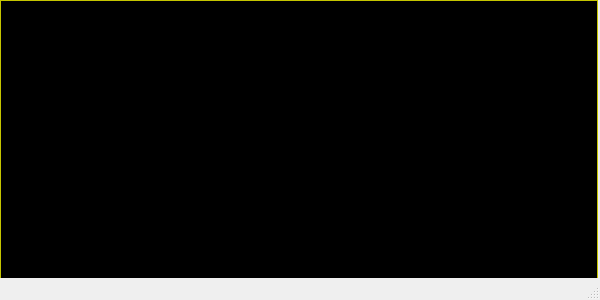
<?xml version="1.0" encoding="UTF-8"?>
<ui version="4.0">
 <class>YerothSortirListStocksWindow</class>
 <widget class="QMainWindow" name="YerothSortirListStocksWindow">
  <property name="geometry">
   <rect>
    <x>0</x>
    <y>0</y>
    <width>600</width>
    <height>300</height>
   </rect>
  </property>
  <property name="windowTitle">
   <string>Yeroth-erp-3.0 - fiche des stocks - sortir</string>
  </property>
  <widget class="QWidget" name="centralwidget">
   <widget class="YerothERPStocksTableView" name="tableView_list_stocks">
    <property name="geometry">
     <rect>
      <x>0</x>
      <y>0</y>
      <width>598</width>
      <height>299</height>
     </rect>
    </property>
    <property name="palette">
     <palette>
      <active>
       <colorrole role="WindowText">
        <brush brushstyle="SolidPattern">
         <color alpha="255">
          <red>0</red>
          <green>0</green>
          <blue>0</blue>
         </color>
        </brush>
       </colorrole>
       <colorrole role="Button">
        <brush brushstyle="SolidPattern">
         <color alpha="255">
          <red>255</red>
          <green>255</green>
          <blue>0</blue>
         </color>
        </brush>
       </colorrole>
       <colorrole role="Light">
        <brush brushstyle="SolidPattern">
         <color alpha="255">
          <red>255</red>
          <green>255</green>
          <blue>127</blue>
         </color>
        </brush>
       </colorrole>
       <colorrole role="Midlight">
        <brush brushstyle="SolidPattern">
         <color alpha="255">
          <red>255</red>
          <green>255</green>
          <blue>63</blue>
         </color>
        </brush>
       </colorrole>
       <colorrole role="Dark">
        <brush brushstyle="SolidPattern">
         <color alpha="255">
          <red>127</red>
          <green>127</green>
          <blue>0</blue>
         </color>
        </brush>
       </colorrole>
       <colorrole role="Mid">
        <brush brushstyle="SolidPattern">
         <color alpha="255">
          <red>170</red>
          <green>170</green>
          <blue>0</blue>
         </color>
        </brush>
       </colorrole>
       <colorrole role="Text">
        <brush brushstyle="SolidPattern">
         <color alpha="255">
          <red>0</red>
          <green>0</green>
          <blue>0</blue>
         </color>
        </brush>
       </colorrole>
       <colorrole role="BrightText">
        <brush brushstyle="SolidPattern">
         <color alpha="255">
          <red>255</red>
          <green>255</green>
          <blue>255</blue>
         </color>
        </brush>
       </colorrole>
       <colorrole role="ButtonText">
        <brush brushstyle="SolidPattern">
         <color alpha="255">
          <red>0</red>
          <green>0</green>
          <blue>0</blue>
         </color>
        </brush>
       </colorrole>
       <colorrole role="Base">
        <brush brushstyle="SolidPattern">
         <color alpha="255">
          <red>0</red>
          <green>0</green>
          <blue>0</blue>
         </color>
        </brush>
       </colorrole>
       <colorrole role="Window">
        <brush brushstyle="SolidPattern">
         <color alpha="255">
          <red>255</red>
          <green>255</green>
          <blue>0</blue>
         </color>
        </brush>
       </colorrole>
       <colorrole role="Shadow">
        <brush brushstyle="SolidPattern">
         <color alpha="255">
          <red>0</red>
          <green>0</green>
          <blue>0</blue>
         </color>
        </brush>
       </colorrole>
       <colorrole role="HighlightedText">
        <brush brushstyle="SolidPattern">
         <color alpha="255">
          <red>2</red>
          <green>160</green>
          <blue>70</blue>
         </color>
        </brush>
       </colorrole>
       <colorrole role="AlternateBase">
        <brush brushstyle="SolidPattern">
         <color alpha="255">
          <red>255</red>
          <green>255</green>
          <blue>127</blue>
         </color>
        </brush>
       </colorrole>
       <colorrole role="ToolTipBase">
        <brush brushstyle="SolidPattern">
         <color alpha="255">
          <red>255</red>
          <green>255</green>
          <blue>220</blue>
         </color>
        </brush>
       </colorrole>
       <colorrole role="ToolTipText">
        <brush brushstyle="SolidPattern">
         <color alpha="255">
          <red>0</red>
          <green>0</green>
          <blue>0</blue>
         </color>
        </brush>
       </colorrole>
      </active>
      <inactive>
       <colorrole role="WindowText">
        <brush brushstyle="SolidPattern">
         <color alpha="255">
          <red>0</red>
          <green>0</green>
          <blue>0</blue>
         </color>
        </brush>
       </colorrole>
       <colorrole role="Button">
        <brush brushstyle="SolidPattern">
         <color alpha="255">
          <red>255</red>
          <green>255</green>
          <blue>0</blue>
         </color>
        </brush>
       </colorrole>
       <colorrole role="Light">
        <brush brushstyle="SolidPattern">
         <color alpha="255">
          <red>255</red>
          <green>255</green>
          <blue>127</blue>
         </color>
        </brush>
       </colorrole>
       <colorrole role="Midlight">
        <brush brushstyle="SolidPattern">
         <color alpha="255">
          <red>255</red>
          <green>255</green>
          <blue>63</blue>
         </color>
        </brush>
       </colorrole>
       <colorrole role="Dark">
        <brush brushstyle="SolidPattern">
         <color alpha="255">
          <red>127</red>
          <green>127</green>
          <blue>0</blue>
         </color>
        </brush>
       </colorrole>
       <colorrole role="Mid">
        <brush brushstyle="SolidPattern">
         <color alpha="255">
          <red>170</red>
          <green>170</green>
          <blue>0</blue>
         </color>
        </brush>
       </colorrole>
       <colorrole role="Text">
        <brush brushstyle="SolidPattern">
         <color alpha="255">
          <red>0</red>
          <green>0</green>
          <blue>0</blue>
         </color>
        </brush>
       </colorrole>
       <colorrole role="BrightText">
        <brush brushstyle="SolidPattern">
         <color alpha="255">
          <red>255</red>
          <green>255</green>
          <blue>255</blue>
         </color>
        </brush>
       </colorrole>
       <colorrole role="ButtonText">
        <brush brushstyle="SolidPattern">
         <color alpha="255">
          <red>0</red>
          <green>0</green>
          <blue>0</blue>
         </color>
        </brush>
       </colorrole>
       <colorrole role="Base">
        <brush brushstyle="SolidPattern">
         <color alpha="255">
          <red>0</red>
          <green>0</green>
          <blue>0</blue>
         </color>
        </brush>
       </colorrole>
       <colorrole role="Window">
        <brush brushstyle="SolidPattern">
         <color alpha="255">
          <red>255</red>
          <green>255</green>
          <blue>0</blue>
         </color>
        </brush>
       </colorrole>
       <colorrole role="Shadow">
        <brush brushstyle="SolidPattern">
         <color alpha="255">
          <red>0</red>
          <green>0</green>
          <blue>0</blue>
         </color>
        </brush>
       </colorrole>
       <colorrole role="HighlightedText">
        <brush brushstyle="SolidPattern">
         <color alpha="255">
          <red>2</red>
          <green>160</green>
          <blue>70</blue>
         </color>
        </brush>
       </colorrole>
       <colorrole role="AlternateBase">
        <brush brushstyle="SolidPattern">
         <color alpha="255">
          <red>255</red>
          <green>255</green>
          <blue>127</blue>
         </color>
        </brush>
       </colorrole>
       <colorrole role="ToolTipBase">
        <brush brushstyle="SolidPattern">
         <color alpha="255">
          <red>255</red>
          <green>255</green>
          <blue>220</blue>
         </color>
        </brush>
       </colorrole>
       <colorrole role="ToolTipText">
        <brush brushstyle="SolidPattern">
         <color alpha="255">
          <red>0</red>
          <green>0</green>
          <blue>0</blue>
         </color>
        </brush>
       </colorrole>
      </inactive>
      <disabled>
       <colorrole role="WindowText">
        <brush brushstyle="SolidPattern">
         <color alpha="255">
          <red>127</red>
          <green>127</green>
          <blue>0</blue>
         </color>
        </brush>
       </colorrole>
       <colorrole role="Button">
        <brush brushstyle="SolidPattern">
         <color alpha="255">
          <red>255</red>
          <green>255</green>
          <blue>0</blue>
         </color>
        </brush>
       </colorrole>
       <colorrole role="Light">
        <brush brushstyle="SolidPattern">
         <color alpha="255">
          <red>255</red>
          <green>255</green>
          <blue>127</blue>
         </color>
        </brush>
       </colorrole>
       <colorrole role="Midlight">
        <brush brushstyle="SolidPattern">
         <color alpha="255">
          <red>255</red>
          <green>255</green>
          <blue>63</blue>
         </color>
        </brush>
       </colorrole>
       <colorrole role="Dark">
        <brush brushstyle="SolidPattern">
         <color alpha="255">
          <red>127</red>
          <green>127</green>
          <blue>0</blue>
         </color>
        </brush>
       </colorrole>
       <colorrole role="Mid">
        <brush brushstyle="SolidPattern">
         <color alpha="255">
          <red>170</red>
          <green>170</green>
          <blue>0</blue>
         </color>
        </brush>
       </colorrole>
       <colorrole role="Text">
        <brush brushstyle="SolidPattern">
         <color alpha="255">
          <red>127</red>
          <green>127</green>
          <blue>0</blue>
         </color>
        </brush>
       </colorrole>
       <colorrole role="BrightText">
        <brush brushstyle="SolidPattern">
         <color alpha="255">
          <red>255</red>
          <green>255</green>
          <blue>255</blue>
         </color>
        </brush>
       </colorrole>
       <colorrole role="ButtonText">
        <brush brushstyle="SolidPattern">
         <color alpha="255">
          <red>127</red>
          <green>127</green>
          <blue>0</blue>
         </color>
        </brush>
       </colorrole>
       <colorrole role="Base">
        <brush brushstyle="SolidPattern">
         <color alpha="255">
          <red>255</red>
          <green>255</green>
          <blue>0</blue>
         </color>
        </brush>
       </colorrole>
       <colorrole role="Window">
        <brush brushstyle="SolidPattern">
         <color alpha="255">
          <red>255</red>
          <green>255</green>
          <blue>0</blue>
         </color>
        </brush>
       </colorrole>
       <colorrole role="Shadow">
        <brush brushstyle="SolidPattern">
         <color alpha="255">
          <red>0</red>
          <green>0</green>
          <blue>0</blue>
         </color>
        </brush>
       </colorrole>
       <colorrole role="HighlightedText">
        <brush brushstyle="SolidPattern">
         <color alpha="255">
          <red>2</red>
          <green>160</green>
          <blue>70</blue>
         </color>
        </brush>
       </colorrole>
       <colorrole role="AlternateBase">
        <brush brushstyle="SolidPattern">
         <color alpha="255">
          <red>255</red>
          <green>255</green>
          <blue>0</blue>
         </color>
        </brush>
       </colorrole>
       <colorrole role="ToolTipBase">
        <brush brushstyle="SolidPattern">
         <color alpha="255">
          <red>255</red>
          <green>255</green>
          <blue>220</blue>
         </color>
        </brush>
       </colorrole>
       <colorrole role="ToolTipText">
        <brush brushstyle="SolidPattern">
         <color alpha="255">
          <red>0</red>
          <green>0</green>
          <blue>0</blue>
         </color>
        </brush>
       </colorrole>
      </disabled>
     </palette>
    </property>
    <property name="font">
     <font>
      <pointsize>10</pointsize>
     </font>
    </property>
    <property name="sortingEnabled">
     <bool>true</bool>
    </property>
   </widget>
  </widget>
  <widget class="QMenuBar" name="menubar">
   <property name="geometry">
    <rect>
     <x>0</x>
     <y>0</y>
     <width>600</width>
     <height>24</height>
    </rect>
   </property>
  </widget>
  <widget class="QStatusBar" name="statusbar"/>
  <action name="actionAjouter_article_liste">
   <property name="text">
    <string>Ajouter un article a la liste </string>
   </property>
   <property name="toolTip">
    <string>Ajouter un article a la liste </string>
   </property>
  </action>
 </widget>
 <customwidgets>
  <customwidget>
   <class>YerothERPStocksTableView</class>
   <extends>QTableView</extends>
   <header>src/widgets/table-view/yeroth-erp-stocks-table-view.hpp</header>
  </customwidget>
 </customwidgets>
 <resources/>
 <connections/>
</ui>
